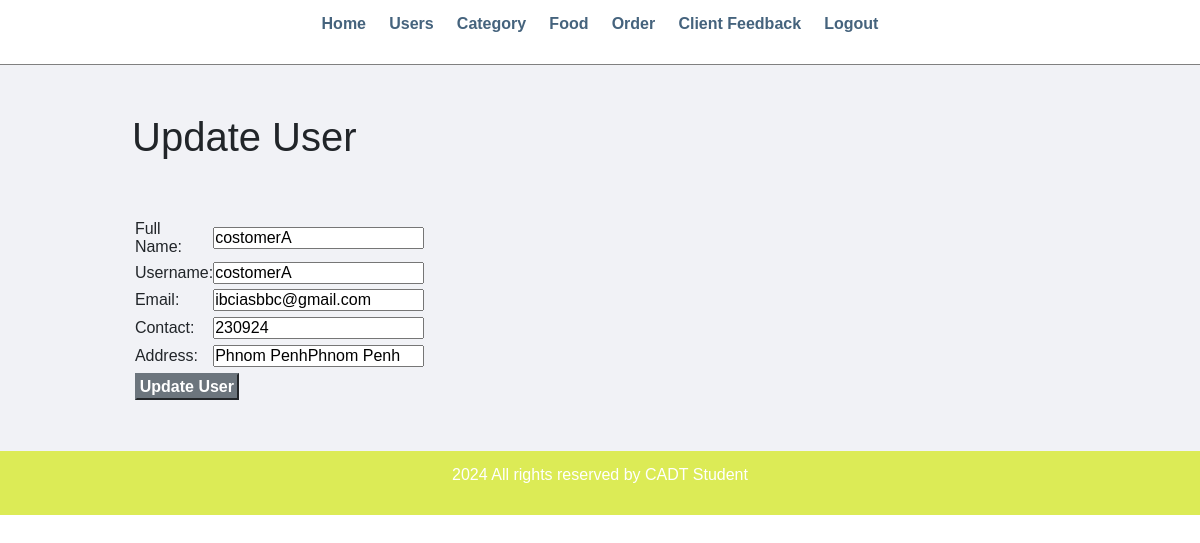
Page /admin/update-users.php?id=25 (signed in) on the committed database.
### tables this page shows
CREATE TABLE IF NOT EXISTS `users` (
  `id` int NOT NULL AUTO_INCREMENT,
  `username` varchar(50) NOT NULL,
  `password` varchar(255) NOT NULL,
  `customer_name` varchar(150) NOT NULL,
  `customer_email` varchar(150) NOT NULL,
  `customer_contact` bigint NOT NULL,
  `customer_address` varchar(255) NOT NULL,
  `created_at` datetime DEFAULT CURRENT_TIMESTAMP,
  PRIMARY KEY (`id`),
  UNIQUE KEY `username` (`username`)
);

### admin/update-users.php (the view, shortened to what this page needs)
<?php include('partials/menu.php'); ?>
<div class="main-content">
    <div class="wrapper">
        <h1>Update User</h1>
        <br><br>
        <?php
            $id=$_GET['id'];
            $sql="SELECT * FROM users WHERE id=$id";
            $res=mysqli_query($conn, $sql);
            if($res==true)
            {
                $count = mysqli_num_rows($res);
                if($count==1)
                {
                    $row=mysqli_fetch_assoc($res);
                    $full_name = $row['customer_name'];
                    $username = $row['username'];
                    $customer_email= $row['customer_email'];
                    $customer_contact= $row['customer_contact'];
                    $customer_address= $row['customer_address'];
                }
                else
                {
                    header('location:'.SITEURL.'admin/manage-users.php');
                }
            }
        ?>
        <form action="" method="POST">
            <table class="tbl-30">
                <tr>
                    <td>Full Name: </td>
                    <td>
                        <input type="text" name="customer_name" value="<?php echo $full_name; ?>">
                    </td>
                </tr>
                <tr>
                    <td>Username: </td>
                    <td>
                        <input type="text" name="username" value="<?php echo $username; ?>">
                    </td>
                </tr>
                <tr>
                    <td>Email: </td>
                    <td>
                        <input type="text" name="customer_email" value="<?php echo $customer_email; ?>">
                    </td>
                </tr>
                <tr>
                    <td>Contact: </td>
                    <td>
                        <input type="text" name="customer_contact" value="<?php echo $customer_contact; ?>">
                    </td>
                </tr>
                <tr>
                    <td>Address: </td>
                    <td>
                        <input type="text" name="customer_address" value="<?php echo $customer_address; ?>">
                    </td>
                </tr>
                <tr>
                    <td colspan="2">
                        <input type="submit" name="submit" value="Update User" class="btn-secondary">
                    </td>
                </tr>
            </table>
        </form>
    </div>
</div>
<?php include('partials/footer.php'); ?>

### css/admin.css (style rules this page uses)
* { margin: 0; padding: 0; font-family: Arial, Helvetica, sans-serif; }
.wrapper { padding: 1%; width: 80%; margin: 0 auto; }
.tbl-30 { width: 30%; }
table tr td { padding: 1%; }
.btn-secondary { background-color: #7bed9f; padding: 1%; color: black; text-decoration: none; font-weight: bold; }
.main-content { background-color: #f1f2f6; padding: 3% 0; }

### rows in the picture
users: customer_name "costomerA", username "costomerA", customer_email "ibciasbbc@gmail.com", customer_contact "230924", customer_address "Phnom PenhPhnom Penh"
